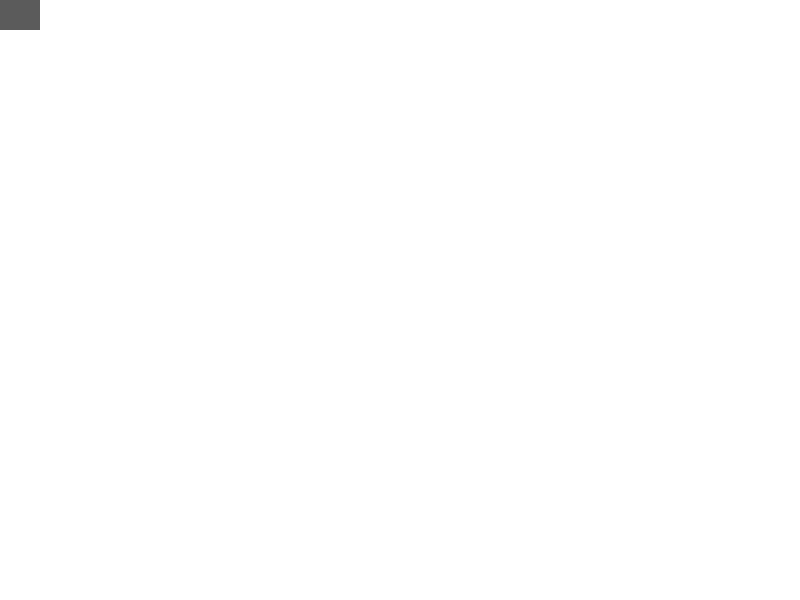
Frame 1 (no input)
Frame 60 (the mouse pressed at the canvas centre just before this capture): identical to frame 1, image omitted
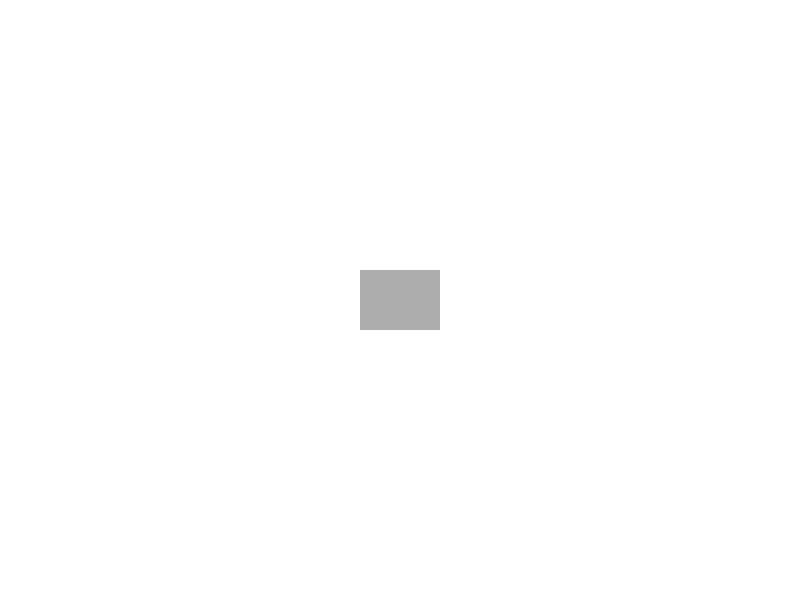
Frame 120 (the mouse held since frame 60 and released just before this capture)

The Processing sketch that drew these frames (run headless with seeded random() and noise(); from frame 60 on, the mouse is pressed at the canvas centre):

// Processing sketch: ho
// ── ho.pde
class projection {
  int rx, ry;
  IntList xl, yl;
  projection() {
    rx=width/2;
    ry=height/2;
    xl=new IntList();
    yl=new IntList();
  }
  void repeat() {
    rx=mouseX;
    ry=mouseY;
  }
  void display() {
    rectMode(CENTER);
    colorMode(RGB, width, (width+height)/2, height, 255);
    noStroke();
    fill(rx, (rx+ry)/2, ry, r);
    rect(rx, ry, width/10, height/10);
  }
  void addproject() {
    xl.append(rx);
    yl.append(ry);
  }
  void project() {
    if (xl.size()>0) {
      colorMode(RGB, width, (width+height)/2, height, 255);
      fill(xl.get(xl.size()-1), (xl.get(xl.size()-1)+yl.get(xl.size()-1))/2, yl.get(xl.size()-1));
      rect(xl.get(xl.size()-1), yl.get(xl.size()-1), width/10, height/10);
    }
  }
}
ArrayList<projection> projections;
projection ho;
float r=random(255);
void setup() {
  size(800, 600);
  projections=new ArrayList<projection>();
  ho=new projection();
}
void draw() {
  colorMode(RGB, 255);
  background(255);
  ho.repeat();
  ho.display();
  for (int i=0;i<projections.size();i++) {
    projections.get(i).project();
  }
  ho.project();
}
void mouseClicked() {
  ho.addproject();
}
